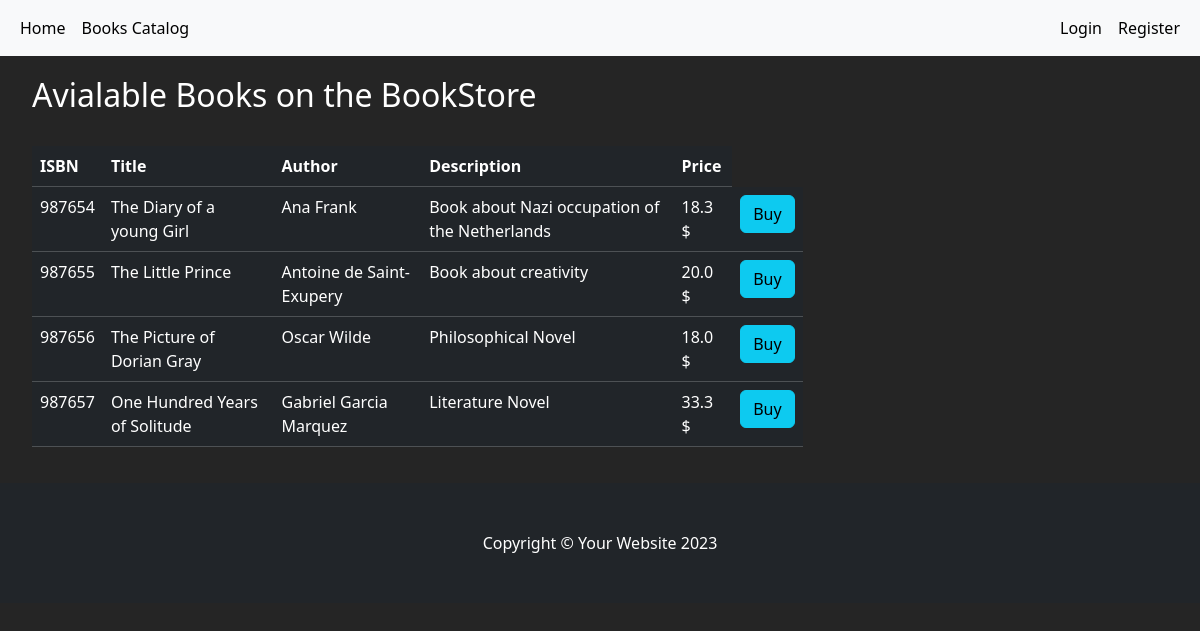
The page /catalog on the database as committed earlier.
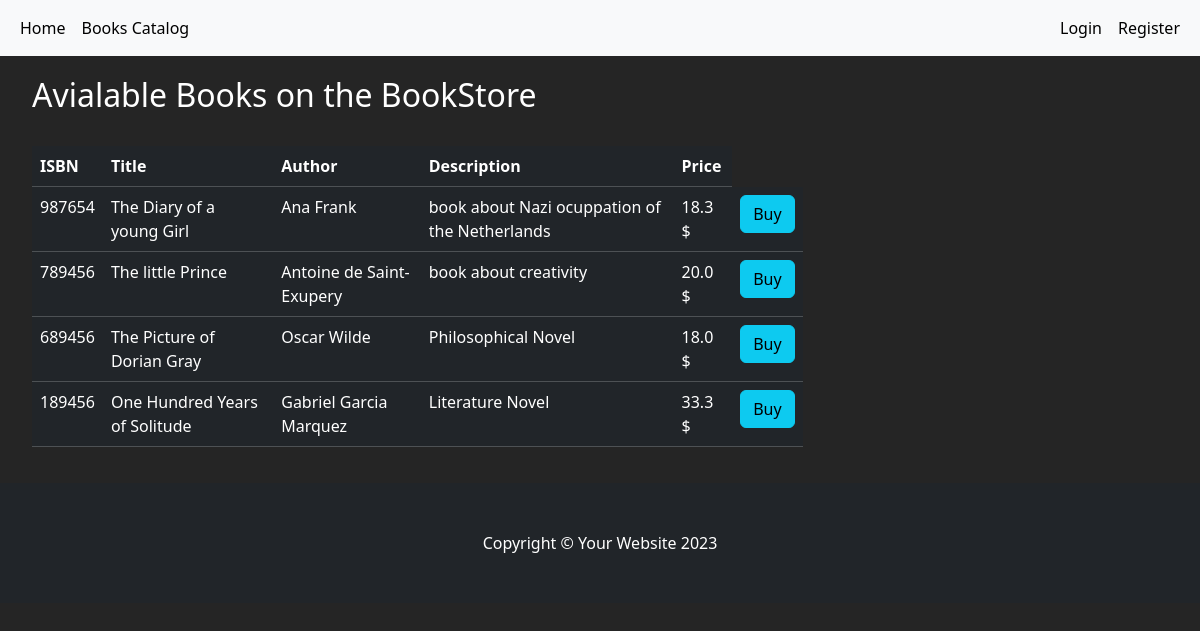
The same page on the database as committed later.
### books_ecommerce/models.py (models this page shows)
class Books(db.Model):
    isbn = db.Column(db.String(10), primary_key=True)
    title = db.Column(db.String(100))
    author = db.Column(db.String(100))
    description = db.Column(db.String(1000))
    amount = db.Column(db.Integer)
    price = db.Column(db.Float)

### books_ecommerce/routes.py (the view, shortened to what this page needs)
@app.route('/catalog', methods=['GET', 'POST'])
def catalog():
    purchaseForm = PurchaseBookForm() #create a PurchaseBookForm object
    print("Entrando a ruta")
    if request.method == 'GET': #if the request method is GET, the form was not submitted and the user wants to view the catalog
        books = Books.query.all() #query the Books table and retrieve all books
        return render_template('catalog.html', purchaseForm=purchaseForm, books=books) #render the catalog template and pass the books variable to it

### books_ecommerce/templates/catalog.html (shortened to what this page needs)
{% extends "base.html"%}
{% block content %}
<div class="row" style="margin-top:20px; margin-left:20px">
   <div class="col-8">
      <h2>Avialable Books on the BookStore</h2>
      <br>
    <table class="table table-hover table-dark">
       <thead>
          <tr>
             <th scope="col">ISBN</th>
             <th scope="col">Title</th>
             <th scope="col">Author</th>
             <th scope="col">Description</th>
             <th scope="col">Price</th>
          </tr>
       </thead>
       <tbody>
         {% for book in books %}
         <tr>
            <td> {{ book.isbn }} </td>
            <td> {{ book.title }} </td>
            <td> {{ book.author }} </td>
            <td> {{ book.description }} </td>
            <td> {{ book.price }} $ </td>
            <td>
               <button type="button" class="btn btn-info" data-bs-toggle="modal" data-bs-target="#Modal-PurchaseConfirm-{{book.isbn}}"> Buy </button>
         </tr>
         {% endfor %}
      </tbody>
    </table>
   </div>
</div>
{%endblock%}

### books_ecommerce/templates/base.html (shortened to what this page needs)
<!DOCTYPE html>
<html lang="en">
    <head>
        <link href="https://cdn.jsdelivr.net/npm/bootstrap@5.3.3/dist/css/bootstrap.min.css" rel="stylesheet">
        <link href="{{ url_for('static', filename='css/styles.css')}}" rel="stylesheet" />
    </head>
    <body>
        <nav class="navbar navbar-expand-lg bg-body-tertiary">
            <div class="container-fluid">
              <div class="collapse navbar-collapse" id="navbarSupportedContent">
                <ul class="navbar-nav me-auto mb-2 mb-lg-0">
                  <li class="nav-item">
                    <a class="nav-link active" aria-current="page" href="{{ url_for('home')}}">Home</a>
                  </li>
                  <li class="nav-item">
                    <a class="nav-link active" href="{{ url_for('catalog')}}">Books Catalog</a>
                  </li>
                </ul>
                  {% if current_user.is_authenticated %}
                    <ul class="navbar-nav">
                        <li class="nav-item">
                            <a class="nav-link">Welcome, {{ current_user.username }}</a>
                        </li>
                        <li class="nav-item">
                            <a class="nav-link" href="{{ url_for('logout')}}">Logout</a>
                        </li>
                    </ul>
                {% else %}
                    <ul class="navbar-nav">
                        <li class="nav-item">
                            <a class="nav-link active" href="{{ url_for('login')}}">Login</a>
                        </li>
                        <li class="nav-item">
                            <a class="nav-link active" href="{{ url_for('register')}}">Register</a>
                        </li>
                    </ul>
                {% endif %}
              </div>
            </div>
          </nav>
        {% block content%}
        {% endblock %}
        <footer class="py-5 bg-dark" style="margin-top:20px">
            <div class="container"><p class="m-0 text-center text-white">Copyright &copy; Your Website 2023</p></div>
        </footer>
    </body>
</html>

### books_ecommerce/static/css/styles.css (style rules this page uses)
body { background-color: #252525; color: white; }

Rows that differ between the two databases and show on the page:
removed Books: isbn "987655", title "The Little Prince", author "Antoine de Saint-Exupery", description "Book about creativity", price "20.0"
removed Books: isbn "987656", title "The Picture of Dorian Gray", author "Oscar Wilde", description "Philosophical Novel", price "18.0"
removed Books: isbn "987657", title "One Hundred Years of Solitude", author "Gabriel Garcia Marquez", description "Literature Novel", price "33.3"
changed Books "The Diary of a young Girl": description "Book about Nazi occupation of the Netherlands" → "book about Nazi ocuppation of the Netherlands"
added Books: isbn "789456", title "The little Prince", author "Antoine de Saint-Exupery", description "book about creativity", price "20.0"
added Books: isbn "689456", title "The Picture of Dorian Gray", author "Oscar Wilde", description "Philosophical Novel", price "18.0"
added Books: isbn "189456", title "One Hundred Years of Solitude", author "Gabriel Garcia Marquez", description "Literature Novel", price "33.3"
